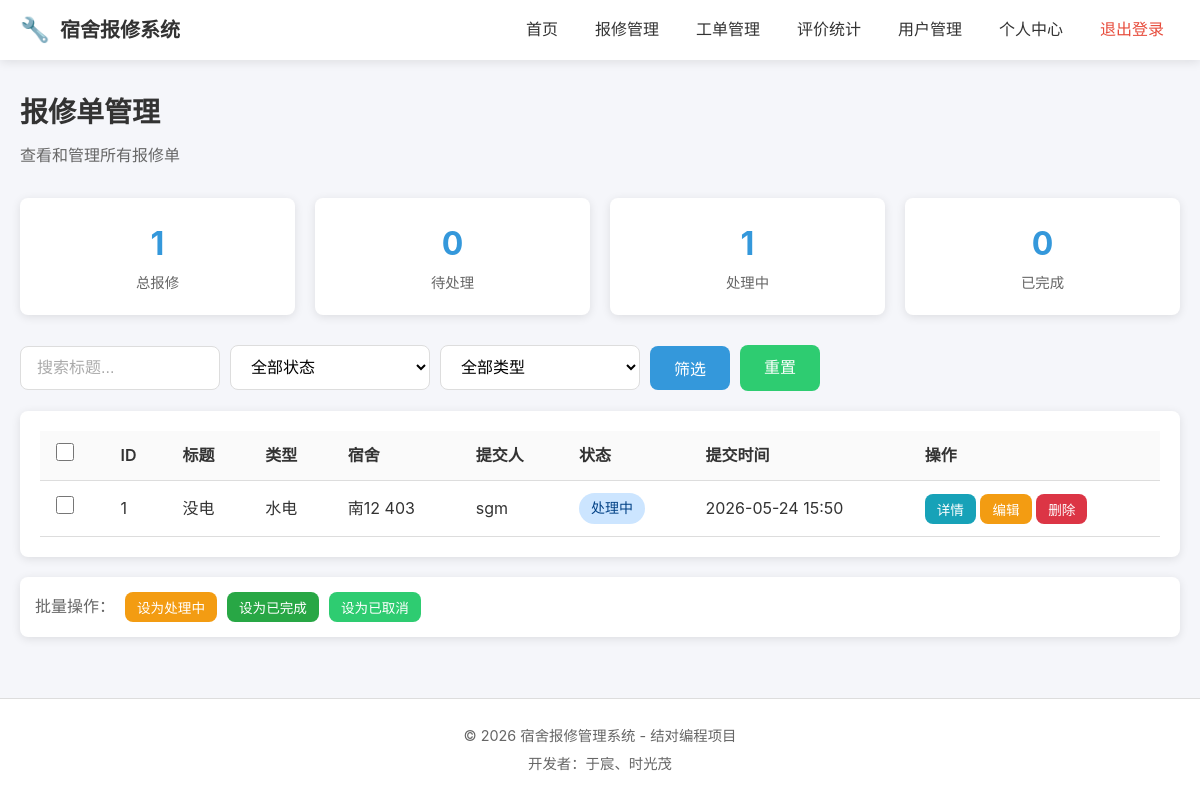
The app's page /repairs/manage/ (signed in), older data.
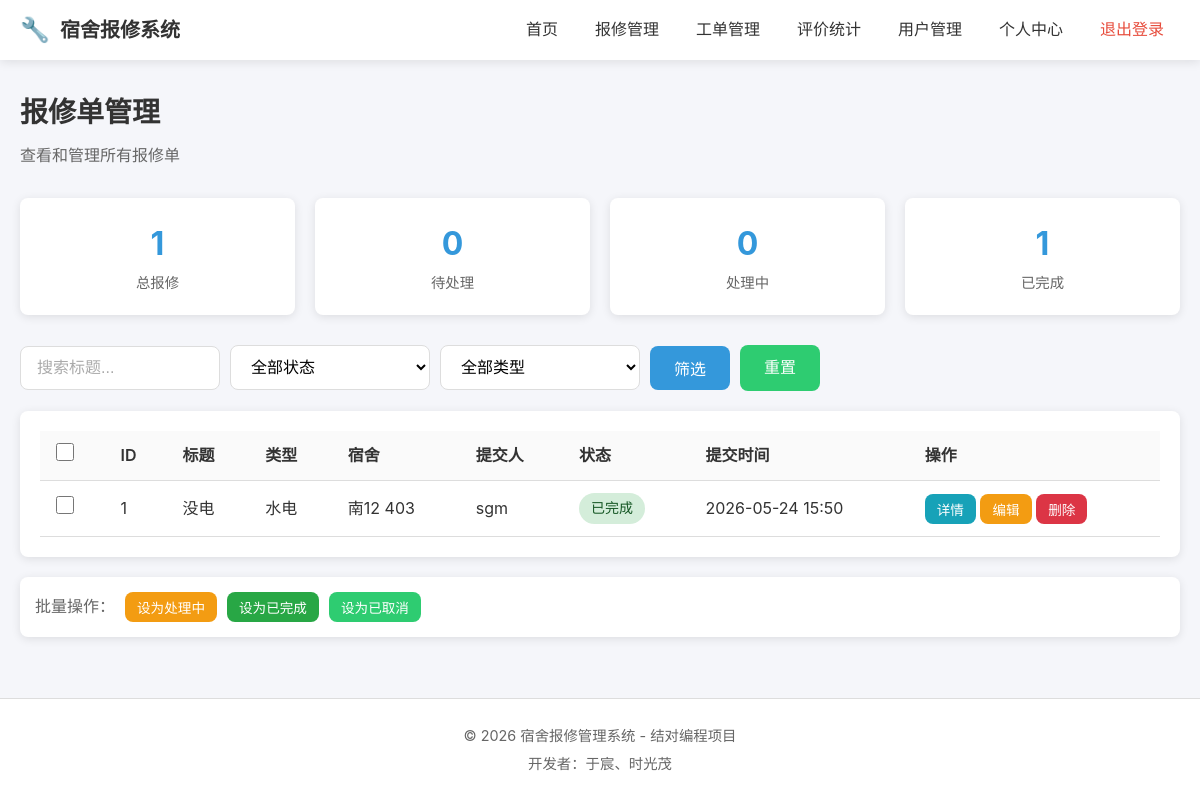
The same page, newer data.
### repairs/models.py (models this page shows, shortened)
class RepairRequest(models.Model):
    TYPE_CHOICES = [
        ('electric', '水电'),
        ('door', '门窗'),
        ('furniture', '家具'),
        ('network', '网络'),
        ('other', '其他'),
    ]
    STATUS_CHOICES = [
        ('pending', '待处理'),
        ('processing', '处理中'),
        ('completed', '已完成'),
        ('cancelled', '已取消'),
    ]
    student = models.ForeignKey(
        settings.AUTH_USER_MODEL,
        on_delete=models.CASCADE,
        related_name='repair_requests',
        verbose_name='报修学生'
    )
    title = models.CharField('报修标题', max_length=100)
    description = models.TextField('问题描述')
    repair_type = models.CharField('报修类型', max_length=50, choices=TYPE_CHOICES, default='other')
    dorm_building = models.CharField('宿舍楼', max_length=50)
    dorm_room = models.CharField('房间号', max_length=20)
    contact_phone = models.CharField('联系电话', max_length=20)
    status = models.CharField('状态', max_length=20, choices=STATUS_CHOICES, default='pending')
    created_at = models.DateTimeField('创建时间', auto_now_add=True)
    updated_at = models.DateTimeField('更新时间', auto_now=True)
    class Meta:
        db_table = 'repair_requests'
        verbose_name = '报修单'
        verbose_name_plural = '报修单'
        ordering = ['-created_at']
        indexes = [
            models.Index(fields=['status']),
            models.Index(fields=['created_at']),
        ]

### users/models.py (models this page shows, shortened)
class User(AbstractUser):
    ROLE_CHOICES = [
        ('student', '学生'),
        ('worker', '维修工'),
        ('admin', '管理员'),
    ]
    role = models.CharField('角色', max_length=20, choices=ROLE_CHOICES, default='student')
    phone = models.CharField('联系电话', max_length=20, blank=True, default='')
    dorm_building = models.CharField('宿舍楼', max_length=50, blank=True, default='')
    dorm_room = models.CharField('宿舍房间号', max_length=20, blank=True, default='')
    specialty = models.CharField('维修专长', max_length=50, blank=True, default='')
    class Meta:
        db_table = 'users'
        verbose_name = '用户'
        verbose_name_plural = '用户'
    def is_admin(self):
        return self.role == 'admin'

### repairs/views.py (the view)
# urls.py: path('manage/', views.repair_manage, name='repair_manage'),
@login_required
def repair_manage(request):
    if not request.user.is_admin():
        messages.error(request, '仅管理员可访问')
        return redirect('index')
    status = request.GET.get('status', '')
    repair_type = request.GET.get('repair_type', '')
    keyword = request.GET.get('keyword', '').strip()
    repairs = RepairRequest.objects.all()
    if status:
        repairs = repairs.filter(status=status)
    if repair_type:
        repairs = repairs.filter(repair_type=repair_type)
    if keyword:
        repairs = repairs.filter(title__icontains=keyword)
    repairs = repairs.order_by('-created_at')
    paginator = Paginator(repairs, 10)
    page = request.GET.get('page', 1)
    page_obj = paginator.get_page(page)
    filter_params = ''
    if status:
        filter_params += f'&status={status}'
    if repair_type:
        filter_params += f'&repair_type={repair_type}'
    if keyword:
        filter_params += f'&keyword={keyword}'
    context = {
        'page_obj': page_obj,
        'current_status': status,
        'current_type': repair_type,
        'keyword': keyword,
        'filter_params': filter_params,
        'total': RepairRequest.objects.count(),
        'pending': RepairRequest.objects.filter(status='pending').count(),
        'processing': RepairRequest.objects.filter(status='processing').count(),
        'completed': RepairRequest.objects.filter(status='completed').count(),
    }
    return render(request, 'repairs/repair_manage.html', context)

### templates/repairs/repair_manage.html (shortened to what this page needs)
{% extends 'base.html' %}
{% block content %}
<div class="page-header">
    <h2>报修单管理</h2>
    <p class="text-muted">查看和管理所有报修单</p>
</div>
<div class="stats-row">
    <div class="stat-item">
        <span class="stat-num">{{ total }}</span>
        <span class="stat-text">总报修</span>
    </div>
    <div class="stat-item">
        <span class="stat-num">{{ pending }}</span>
        <span class="stat-text">待处理</span>
    </div>
    <div class="stat-item">
        <span class="stat-num">{{ processing }}</span>
        <span class="stat-text">处理中</span>
    </div>
    <div class="stat-item">
        <span class="stat-num">{{ completed }}</span>
        <span class="stat-text">已完成</span>
    </div>
</div>
<div class="filter-bar">
    <form method="get" class="filter-form">
        <input type="text" name="keyword" class="form-input filter-input" value="{{ keyword }}" placeholder="搜索标题...">
        <select name="status" class="form-select filter-select">
            <option value="">全部状态</option>
        </select>
        <select name="repair_type" class="form-select filter-select">
            <option value="">全部类型</option>
        </select>
        <button type="submit" class="btn btn-primary">筛选</button>
        <a href="{% url 'repairs:repair_manage' %}" class="btn btn-secondary">重置</a>
    </form>
</div>
<div class="card">
    <div class="card-body">
        <table class="table">
            <thead>
                <tr>
                    <th><input type="checkbox" id="selectAll"></th>
                    <th>ID</th>
                    <th>标题</th>
                    <th>类型</th>
                    <th>宿舍</th>
                    <th>提交人</th>
                    <th>状态</th>
                    <th>提交时间</th>
                    <th>操作</th>
                </tr>
            </thead>
            <tbody>
                {% for item in page_obj %}
                <tr>
                    <td><input type="checkbox" class="repair-checkbox" value="{{ item.id }}"></td>
                    <td>{{ item.id }}</td>
                    <td>{{ item.title }}</td>
                    <td>{{ item.get_repair_type_display }}</td>
                    <td>{{ item.dorm_building }} {{ item.dorm_room }}</td>
                    <td>{{ item.student.username }}</td>
                    <td><span class="badge badge-{{ item.status }}">{{ item.get_status_display }}</span></td>
                    <td>{{ item.created_at|date:"Y-m-d H:i" }}</td>
                    <td>
                        <button class="btn btn-sm btn-info" onclick="viewDetail('{{ item.id }}')">详情</button>
                        <button class="btn btn-sm btn-warning" onclick="editRepair('{{ item.id }}')">编辑</button>
                        <button class="btn btn-sm btn-danger" onclick="deleteRepair('{{ item.id }}')">删除</button>
                    </td>
                </tr>
                {% empty %}
                <tr>
                    <td colspan="9" class="text-center">暂无报修记录</td>
                </tr>
                {% endfor %}
            </tbody>
        </table>
    </div>
</div>
<div class="batch-actions">
    <span>批量操作：</span>
    <button class="btn btn-sm btn-warning" onclick="batchUpdateStatus('processing')">设为处理中</button>
    <button class="btn btn-sm btn-success" onclick="batchUpdateStatus('completed')">设为已完成</button>
    <button class="btn btn-sm btn-secondary" onclick="batchUpdateStatus('cancelled')">设为已取消</button>
</div>
{% endblock %}

Row changes from the older to the newer data that the page shows:
changed RepairRequest "没电": status "处理中" → "已完成"
Text that changed along with them:
{{ processing }}: "1" → "0"
{{ completed }}: "0" → "1"
